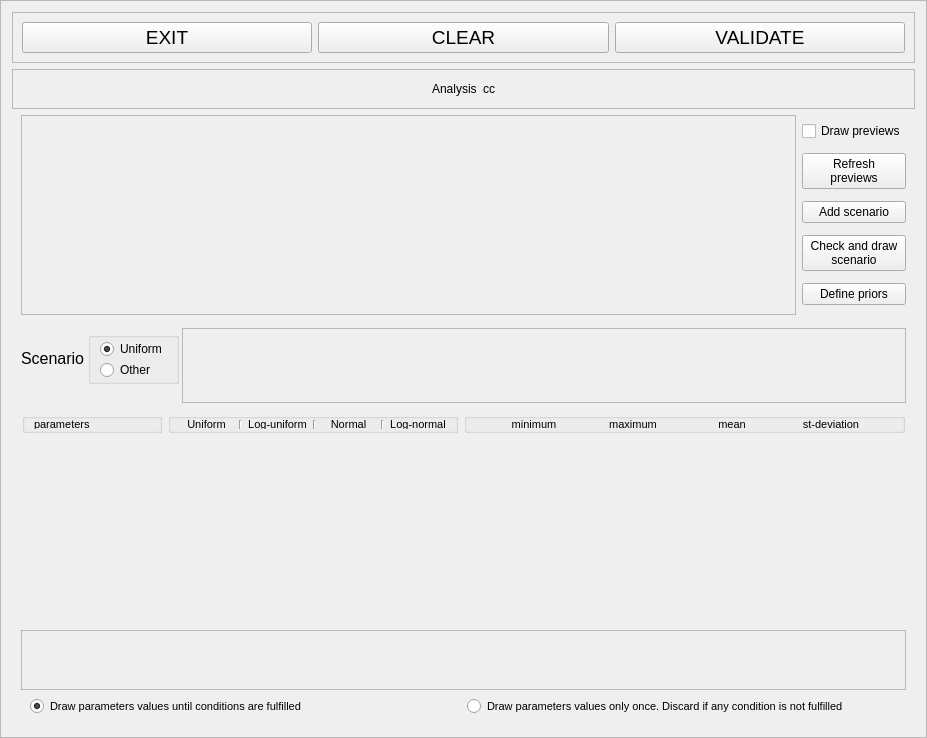
<?xml version="1.0" encoding="UTF-8"?>
<ui version="4.0">
 <class>Frame</class>
 <widget class="QFrame" name="Frame">
  <property name="geometry">
   <rect>
    <x>0</x>
    <y>0</y>
    <width>927</width>
    <height>738</height>
   </rect>
  </property>
  <property name="windowTitle">
   <string>Frame</string>
  </property>
  <property name="frameShape">
   <enum>QFrame::StyledPanel</enum>
  </property>
  <property name="frameShadow">
   <enum>QFrame::Raised</enum>
  </property>
  <layout class="QVBoxLayout" name="verticalLayout">
   <item>
    <widget class="QFrame" name="frame_6">
     <property name="frameShape">
      <enum>QFrame::StyledPanel</enum>
     </property>
     <property name="frameShadow">
      <enum>QFrame::Raised</enum>
     </property>
     <layout class="QHBoxLayout" name="horizontalLayout_9">
      <item>
       <widget class="QPushButton" name="exitButton">
        <property name="font">
         <font>
          <pointsize>14</pointsize>
         </font>
        </property>
        <property name="toolTip">
         <string>Leave this screen without loosing any change</string>
        </property>
        <property name="text">
         <string>EXIT</string>
        </property>
        <property name="shortcut">
         <string>Alt+E</string>
        </property>
       </widget>
      </item>
      <item>
       <widget class="QPushButton" name="clearButton">
        <property name="font">
         <font>
          <pointsize>14</pointsize>
         </font>
        </property>
        <property name="toolTip">
         <string>Clear all data related to this historical model</string>
        </property>
        <property name="text">
         <string>CLEAR</string>
        </property>
        <property name="shortcut">
         <string>Alt+C</string>
        </property>
       </widget>
      </item>
      <item>
       <widget class="QPushButton" name="okButton">
        <property name="font">
         <font>
          <pointsize>14</pointsize>
         </font>
        </property>
        <property name="toolTip">
         <string>Test and save data (Alt+o)</string>
        </property>
        <property name="text">
         <string>VALIDATE</string>
        </property>
        <property name="shortcut">
         <string>Alt+V</string>
        </property>
       </widget>
      </item>
     </layout>
    </widget>
   </item>
   <item>
    <widget class="QFrame" name="fixedDrawnFrame">
     <property name="frameShape">
      <enum>QFrame::StyledPanel</enum>
     </property>
     <property name="frameShadow">
      <enum>QFrame::Raised</enum>
     </property>
     <layout class="QHBoxLayout" name="horizontalLayout_10">
      <item>
       <spacer name="horizontalSpacer">
        <property name="orientation">
         <enum>Qt::Horizontal</enum>
        </property>
        <property name="sizeHint" stdset="0">
         <size>
          <width>40</width>
          <height>20</height>
         </size>
        </property>
       </spacer>
      </item>
      <item>
       <widget class="QLabel" name="label_11">
        <property name="text">
         <string>Analysis</string>
        </property>
       </widget>
      </item>
      <item>
       <widget class="QLabel" name="analysisNameLabel">
        <property name="text">
         <string>cc</string>
        </property>
       </widget>
      </item>
      <item>
       <spacer name="horizontalSpacer_2">
        <property name="orientation">
         <enum>Qt::Horizontal</enum>
        </property>
        <property name="sizeHint" stdset="0">
         <size>
          <width>40</width>
          <height>20</height>
         </size>
        </property>
       </spacer>
      </item>
     </layout>
    </widget>
   </item>
   <item>
    <widget class="QFrame" name="frame_4">
     <property name="frameShape">
      <enum>QFrame::NoFrame</enum>
     </property>
     <property name="frameShadow">
      <enum>QFrame::Raised</enum>
     </property>
     <layout class="QHBoxLayout" name="horizontalLayout_4">
      <property name="topMargin">
       <number>0</number>
      </property>
      <property name="bottomMargin">
       <number>0</number>
      </property>
      <item>
       <widget class="QScrollArea" name="scScroll">
        <property name="sizePolicy">
         <sizepolicy hsizetype="Expanding" vsizetype="Fixed">
          <horstretch>0</horstretch>
          <verstretch>0</verstretch>
         </sizepolicy>
        </property>
        <property name="minimumSize">
         <size>
          <width>500</width>
          <height>200</height>
         </size>
        </property>
        <property name="maximumSize">
         <size>
          <width>16777215</width>
          <height>200</height>
         </size>
        </property>
        <property name="widgetResizable">
         <bool>true</bool>
        </property>
        <widget class="QWidget" name="scScrollContent">
         <property name="geometry">
          <rect>
           <x>0</x>
           <y>0</y>
           <width>762</width>
           <height>196</height>
          </rect>
         </property>
         <layout class="QHBoxLayout" name="horizontalLayout_3"/>
        </widget>
       </widget>
      </item>
      <item>
       <layout class="QVBoxLayout" name="verticalLayout_3">
        <item>
         <widget class="QCheckBox" name="drawPreviewsCheck">
          <property name="text">
           <string>Draw previews</string>
          </property>
         </widget>
        </item>
        <item>
         <widget class="QPushButton" name="refreshPreviewsButton">
          <property name="text">
           <string>Refresh
previews</string>
          </property>
         </widget>
        </item>
        <item>
         <widget class="QPushButton" name="addScButton">
          <property name="sizePolicy">
           <sizepolicy hsizetype="Fixed" vsizetype="Fixed">
            <horstretch>0</horstretch>
            <verstretch>0</verstretch>
           </sizepolicy>
          </property>
          <property name="maximumSize">
           <size>
            <width>110</width>
            <height>16777215</height>
           </size>
          </property>
          <property name="toolTip">
           <string>(Alt+a)</string>
          </property>
          <property name="text">
           <string>Add scenario</string>
          </property>
          <property name="shortcut">
           <string>Alt+A</string>
          </property>
         </widget>
        </item>
        <item>
         <widget class="QPushButton" name="chkScButton">
          <property name="sizePolicy">
           <sizepolicy hsizetype="Fixed" vsizetype="Fixed">
            <horstretch>0</horstretch>
            <verstretch>0</verstretch>
           </sizepolicy>
          </property>
          <property name="maximumSize">
           <size>
            <width>110</width>
            <height>16777215</height>
           </size>
          </property>
          <property name="text">
           <string>Check and draw
scenario</string>
          </property>
         </widget>
        </item>
        <item>
         <widget class="QPushButton" name="defPrButton">
          <property name="sizePolicy">
           <sizepolicy hsizetype="Fixed" vsizetype="Fixed">
            <horstretch>0</horstretch>
            <verstretch>0</verstretch>
           </sizepolicy>
          </property>
          <property name="maximumSize">
           <size>
            <width>110</width>
            <height>16777215</height>
           </size>
          </property>
          <property name="text">
           <string>Define priors</string>
          </property>
         </widget>
        </item>
       </layout>
      </item>
     </layout>
    </widget>
   </item>
   <item>
    <widget class="QFrame" name="frame_3">
     <property name="minimumSize">
      <size>
       <width>0</width>
       <height>80</height>
      </size>
     </property>
     <property name="frameShape">
      <enum>QFrame::NoFrame</enum>
     </property>
     <property name="frameShadow">
      <enum>QFrame::Raised</enum>
     </property>
     <layout class="QHBoxLayout" name="horizontalLayout">
      <property name="spacing">
       <number>3</number>
      </property>
      <property name="topMargin">
       <number>0</number>
      </property>
      <item>
       <widget class="QLabel" name="label">
        <property name="sizePolicy">
         <sizepolicy hsizetype="Preferred" vsizetype="Maximum">
          <horstretch>0</horstretch>
          <verstretch>0</verstretch>
         </sizepolicy>
        </property>
        <property name="font">
         <font>
          <pointsize>12</pointsize>
         </font>
        </property>
        <property name="text">
         <string>Scenario</string>
        </property>
       </widget>
      </item>
      <item>
       <widget class="QGroupBox" name="groupBox_2">
        <property name="sizePolicy">
         <sizepolicy hsizetype="Preferred" vsizetype="Maximum">
          <horstretch>0</horstretch>
          <verstretch>0</verstretch>
         </sizepolicy>
        </property>
        <property name="title">
         <string/>
        </property>
        <layout class="QVBoxLayout" name="verticalLayout_5">
         <property name="spacing">
          <number>1</number>
         </property>
         <property name="topMargin">
          <number>1</number>
         </property>
         <property name="bottomMargin">
          <number>1</number>
         </property>
         <item>
          <widget class="QRadioButton" name="uniformRpRadio">
           <property name="text">
            <string>Uniform</string>
           </property>
           <property name="checked">
            <bool>true</bool>
           </property>
          </widget>
         </item>
         <item>
          <widget class="QRadioButton" name="otherRpRadio">
           <property name="text">
            <string>Other</string>
           </property>
           <property name="checked">
            <bool>false</bool>
           </property>
          </widget>
         </item>
        </layout>
       </widget>
      </item>
      <item>
       <widget class="QScrollArea" name="repScroll">
        <property name="sizePolicy">
         <sizepolicy hsizetype="Expanding" vsizetype="Fixed">
          <horstretch>0</horstretch>
          <verstretch>0</verstretch>
         </sizepolicy>
        </property>
        <property name="minimumSize">
         <size>
          <width>0</width>
          <height>75</height>
         </size>
        </property>
        <property name="maximumSize">
         <size>
          <width>16777215</width>
          <height>60</height>
         </size>
        </property>
        <property name="verticalScrollBarPolicy">
         <enum>Qt::ScrollBarAlwaysOff</enum>
        </property>
        <property name="widgetResizable">
         <bool>true</bool>
        </property>
        <widget class="QWidget" name="repScrollContent">
         <property name="geometry">
          <rect>
           <x>0</x>
           <y>0</y>
           <width>717</width>
           <height>71</height>
          </rect>
         </property>
         <layout class="QHBoxLayout" name="horizontalLayout_6">
          <property name="spacing">
           <number>2</number>
          </property>
          <property name="topMargin">
           <number>0</number>
          </property>
          <property name="bottomMargin">
           <number>1</number>
          </property>
         </layout>
        </widget>
       </widget>
      </item>
     </layout>
    </widget>
   </item>
   <item>
    <widget class="QFrame" name="frame_7">
     <property name="frameShape">
      <enum>QFrame::NoFrame</enum>
     </property>
     <property name="frameShadow">
      <enum>QFrame::Raised</enum>
     </property>
     <layout class="QVBoxLayout" name="verticalLayout_4">
      <property name="spacing">
       <number>1</number>
      </property>
      <property name="margin">
       <number>1</number>
      </property>
      <item>
       <widget class="QFrame" name="frame_5">
        <property name="minimumSize">
         <size>
          <width>0</width>
          <height>21</height>
         </size>
        </property>
        <property name="maximumSize">
         <size>
          <width>16777215</width>
          <height>21</height>
         </size>
        </property>
        <property name="frameShape">
         <enum>QFrame::NoFrame</enum>
        </property>
        <property name="frameShadow">
         <enum>QFrame::Raised</enum>
        </property>
        <layout class="QHBoxLayout" name="horizontalLayout_5">
         <property name="topMargin">
          <number>1</number>
         </property>
         <property name="bottomMargin">
          <number>1</number>
         </property>
         <item>
          <widget class="QGroupBox" name="groupBox_11">
           <property name="sizePolicy">
            <sizepolicy hsizetype="Fixed" vsizetype="Fixed">
             <horstretch>0</horstretch>
             <verstretch>0</verstretch>
            </sizepolicy>
           </property>
           <property name="minimumSize">
            <size>
             <width>140</width>
             <height>20</height>
            </size>
           </property>
           <property name="maximumSize">
            <size>
             <width>140</width>
             <height>20</height>
            </size>
           </property>
           <property name="title">
            <string/>
           </property>
           <layout class="QHBoxLayout" name="horizontalLayout_12">
            <property name="topMargin">
             <number>1</number>
            </property>
            <property name="bottomMargin">
             <number>1</number>
            </property>
            <item>
             <widget class="QLabel" name="parametersLabel">
              <property name="sizePolicy">
               <sizepolicy hsizetype="Fixed" vsizetype="Preferred">
                <horstretch>0</horstretch>
                <verstretch>0</verstretch>
               </sizepolicy>
              </property>
              <property name="minimumSize">
               <size>
                <width>140</width>
                <height>0</height>
               </size>
              </property>
              <property name="maximumSize">
               <size>
                <width>140</width>
                <height>16777215</height>
               </size>
              </property>
              <property name="font">
               <font>
                <pointsize>8</pointsize>
               </font>
              </property>
              <property name="text">
               <string>parameters</string>
              </property>
              <property name="alignment">
               <set>Qt::AlignLeading|Qt::AlignLeft|Qt::AlignVCenter</set>
              </property>
             </widget>
            </item>
           </layout>
          </widget>
         </item>
         <item>
          <widget class="QGroupBox" name="groupBox_12">
           <property name="sizePolicy">
            <sizepolicy hsizetype="Fixed" vsizetype="Fixed">
             <horstretch>0</horstretch>
             <verstretch>0</verstretch>
            </sizepolicy>
           </property>
           <property name="minimumSize">
            <size>
             <width>290</width>
             <height>20</height>
            </size>
           </property>
           <property name="maximumSize">
            <size>
             <width>290</width>
             <height>20</height>
            </size>
           </property>
           <property name="title">
            <string/>
           </property>
           <layout class="QHBoxLayout" name="horizontalLayout_7">
            <property name="topMargin">
             <number>1</number>
            </property>
            <property name="bottomMargin">
             <number>1</number>
            </property>
            <item>
             <widget class="QLabel" name="uniformLabel">
              <property name="font">
               <font>
                <pointsize>8</pointsize>
               </font>
              </property>
              <property name="text">
               <string>Uniform</string>
              </property>
              <property name="alignment">
               <set>Qt::AlignCenter</set>
              </property>
             </widget>
            </item>
            <item>
             <widget class="Line" name="line">
              <property name="orientation">
               <enum>Qt::Vertical</enum>
              </property>
             </widget>
            </item>
            <item>
             <widget class="QLabel" name="logUniformLabel">
              <property name="font">
               <font>
                <pointsize>8</pointsize>
               </font>
              </property>
              <property name="text">
               <string>Log-uniform</string>
              </property>
              <property name="alignment">
               <set>Qt::AlignCenter</set>
              </property>
             </widget>
            </item>
            <item>
             <widget class="Line" name="line_2">
              <property name="orientation">
               <enum>Qt::Vertical</enum>
              </property>
             </widget>
            </item>
            <item>
             <widget class="QLabel" name="normalLabel">
              <property name="font">
               <font>
                <pointsize>8</pointsize>
               </font>
              </property>
              <property name="text">
               <string>Normal</string>
              </property>
              <property name="alignment">
               <set>Qt::AlignCenter</set>
              </property>
             </widget>
            </item>
            <item>
             <widget class="Line" name="line_3">
              <property name="orientation">
               <enum>Qt::Vertical</enum>
              </property>
             </widget>
            </item>
            <item>
             <widget class="QLabel" name="logNormalLabel">
              <property name="font">
               <font>
                <pointsize>8</pointsize>
               </font>
              </property>
              <property name="text">
               <string>Log-normal</string>
              </property>
              <property name="alignment">
               <set>Qt::AlignCenter</set>
              </property>
             </widget>
            </item>
           </layout>
          </widget>
         </item>
         <item>
          <widget class="QGroupBox" name="groupBox_13">
           <property name="sizePolicy">
            <sizepolicy hsizetype="Preferred" vsizetype="Fixed">
             <horstretch>0</horstretch>
             <verstretch>0</verstretch>
            </sizepolicy>
           </property>
           <property name="minimumSize">
            <size>
             <width>0</width>
             <height>20</height>
            </size>
           </property>
           <property name="maximumSize">
            <size>
             <width>16777215</width>
             <height>20</height>
            </size>
           </property>
           <property name="title">
            <string/>
           </property>
           <layout class="QHBoxLayout" name="horizontalLayout_11">
            <property name="topMargin">
             <number>1</number>
            </property>
            <property name="bottomMargin">
             <number>1</number>
            </property>
            <item>
             <widget class="QLabel" name="minLabel">
              <property name="sizePolicy">
               <sizepolicy hsizetype="Fixed" vsizetype="Preferred">
                <horstretch>0</horstretch>
                <verstretch>0</verstretch>
               </sizepolicy>
              </property>
              <property name="minimumSize">
               <size>
                <width>70</width>
                <height>0</height>
               </size>
              </property>
              <property name="maximumSize">
               <size>
                <width>70</width>
                <height>16777215</height>
               </size>
              </property>
              <property name="font">
               <font>
                <pointsize>8</pointsize>
               </font>
              </property>
              <property name="text">
               <string>minimum</string>
              </property>
              <property name="alignment">
               <set>Qt::AlignCenter</set>
              </property>
             </widget>
            </item>
            <item>
             <widget class="QLabel" name="maxLabel">
              <property name="sizePolicy">
               <sizepolicy hsizetype="Fixed" vsizetype="Preferred">
                <horstretch>0</horstretch>
                <verstretch>0</verstretch>
               </sizepolicy>
              </property>
              <property name="minimumSize">
               <size>
                <width>70</width>
                <height>0</height>
               </size>
              </property>
              <property name="maximumSize">
               <size>
                <width>70</width>
                <height>16777215</height>
               </size>
              </property>
              <property name="font">
               <font>
                <pointsize>8</pointsize>
               </font>
              </property>
              <property name="text">
               <string>maximum</string>
              </property>
              <property name="alignment">
               <set>Qt::AlignCenter</set>
              </property>
             </widget>
            </item>
            <item>
             <widget class="QLabel" name="meanLabel">
              <property name="sizePolicy">
               <sizepolicy hsizetype="Fixed" vsizetype="Preferred">
                <horstretch>0</horstretch>
                <verstretch>0</verstretch>
               </sizepolicy>
              </property>
              <property name="minimumSize">
               <size>
                <width>70</width>
                <height>0</height>
               </size>
              </property>
              <property name="maximumSize">
               <size>
                <width>70</width>
                <height>16777215</height>
               </size>
              </property>
              <property name="font">
               <font>
                <pointsize>8</pointsize>
               </font>
              </property>
              <property name="text">
               <string>mean</string>
              </property>
              <property name="alignment">
               <set>Qt::AlignCenter</set>
              </property>
             </widget>
            </item>
            <item>
             <widget class="QLabel" name="stdevLabel">
              <property name="sizePolicy">
               <sizepolicy hsizetype="Fixed" vsizetype="Preferred">
                <horstretch>0</horstretch>
                <verstretch>0</verstretch>
               </sizepolicy>
              </property>
              <property name="minimumSize">
               <size>
                <width>70</width>
                <height>0</height>
               </size>
              </property>
              <property name="maximumSize">
               <size>
                <width>70</width>
                <height>16777215</height>
               </size>
              </property>
              <property name="font">
               <font>
                <pointsize>8</pointsize>
               </font>
              </property>
              <property name="text">
               <string>st-deviation</string>
              </property>
              <property name="alignment">
               <set>Qt::AlignCenter</set>
              </property>
             </widget>
            </item>
           </layout>
          </widget>
         </item>
        </layout>
       </widget>
      </item>
     </layout>
    </widget>
   </item>
   <item>
    <widget class="QScrollArea" name="scrollArea">
     <property name="font">
      <font>
       <pointsize>6</pointsize>
      </font>
     </property>
     <property name="frameShape">
      <enum>QFrame::NoFrame</enum>
     </property>
     <property name="widgetResizable">
      <bool>true</bool>
     </property>
     <property name="alignment">
      <set>Qt::AlignLeading|Qt::AlignLeft|Qt::AlignTop</set>
     </property>
     <widget class="QWidget" name="scrollAreaWidgetContents">
      <property name="geometry">
       <rect>
        <x>0</x>
        <y>0</y>
        <width>905</width>
        <height>171</height>
       </rect>
      </property>
      <property name="font">
       <font>
        <pointsize>8</pointsize>
       </font>
      </property>
      <layout class="QVBoxLayout" name="verticalLayout_6">
       <property name="spacing">
        <number>1</number>
       </property>
       <property name="margin">
        <number>1</number>
       </property>
      </layout>
     </widget>
    </widget>
   </item>
   <item>
    <widget class="QFrame" name="frame">
     <property name="frameShape">
      <enum>QFrame::NoFrame</enum>
     </property>
     <property name="frameShadow">
      <enum>QFrame::Raised</enum>
     </property>
     <layout class="QVBoxLayout" name="verticalLayout_2">
      <item>
       <widget class="QScrollArea" name="scrollArea_3">
        <property name="sizePolicy">
         <sizepolicy hsizetype="Expanding" vsizetype="Fixed">
          <horstretch>0</horstretch>
          <verstretch>0</verstretch>
         </sizepolicy>
        </property>
        <property name="minimumSize">
         <size>
          <width>0</width>
          <height>60</height>
         </size>
        </property>
        <property name="maximumSize">
         <size>
          <width>16777215</width>
          <height>60</height>
         </size>
        </property>
        <property name="font">
         <font>
          <pointsize>8</pointsize>
         </font>
        </property>
        <property name="verticalScrollBarPolicy">
         <enum>Qt::ScrollBarAlwaysOff</enum>
        </property>
        <property name="widgetResizable">
         <bool>true</bool>
        </property>
        <widget class="QWidget" name="scrollAreaWidgetContents_3">
         <property name="geometry">
          <rect>
           <x>0</x>
           <y>0</y>
           <width>883</width>
           <height>56</height>
          </rect>
         </property>
         <layout class="QHBoxLayout" name="horizontalLayout_2">
          <property name="spacing">
           <number>1</number>
          </property>
          <property name="topMargin">
           <number>1</number>
          </property>
          <property name="bottomMargin">
           <number>1</number>
          </property>
         </layout>
        </widget>
       </widget>
      </item>
      <item>
       <widget class="QFrame" name="frame_2">
        <property name="frameShape">
         <enum>QFrame::NoFrame</enum>
        </property>
        <property name="frameShadow">
         <enum>QFrame::Raised</enum>
        </property>
        <layout class="QHBoxLayout" name="horizontalLayout_8">
         <property name="topMargin">
          <number>1</number>
         </property>
         <property name="bottomMargin">
          <number>1</number>
         </property>
         <item>
          <widget class="QRadioButton" name="drawUntilRadio">
           <property name="font">
            <font>
             <pointsize>8</pointsize>
            </font>
           </property>
           <property name="text">
            <string>Draw parameters values until conditions are fulfilled</string>
           </property>
           <property name="checked">
            <bool>true</bool>
           </property>
          </widget>
         </item>
         <item>
          <widget class="QRadioButton" name="drawOnceRadio">
           <property name="font">
            <font>
             <pointsize>8</pointsize>
            </font>
           </property>
           <property name="text">
            <string>Draw parameters values only once. Discard if any condition is not fulfilled</string>
           </property>
          </widget>
         </item>
        </layout>
       </widget>
      </item>
     </layout>
    </widget>
   </item>
  </layout>
 </widget>
 <resources/>
 <connections/>
</ui>
